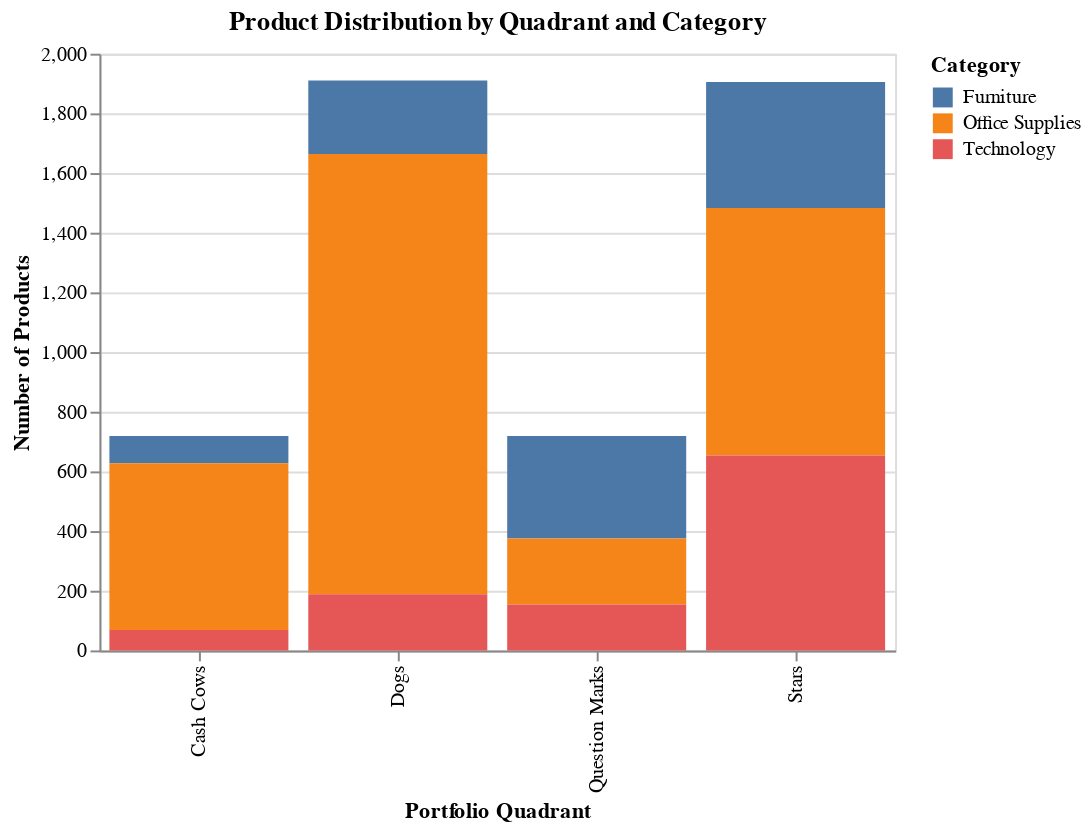
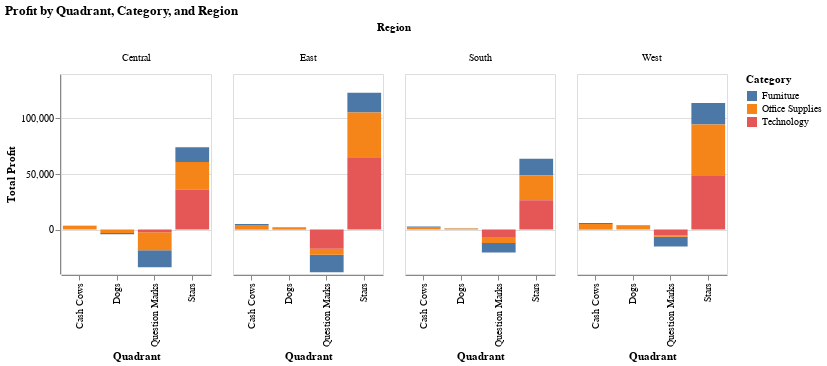

The notebook cell these images were saved under, in order:
### Code cell
# prompt: Using dataframe: quadrant_region_summary How are Office Supplies, Technology, and Furniture distributed across the four quadrants? Analyze by region and by total.

import pandas as pd
import altair as alt

# Simplified SQL query for regional portfolio analysis
regional_portfolio_query = f"""
WITH ProductMetrics AS (
    SELECT
        region,
        category,
        product_name,
        SUM(profit) AS total_profit,
        SUM(sales) AS total_sales
    FROM `{FULL_TABLE_ID}`
    WHERE category IN ('Office Supplies', 'Technology', 'Furniture')
    GROUP BY region, category, product_name
),
Quartiles AS (
    SELECT *,
        NTILE(4) OVER (PARTITION BY region ORDER BY total_profit) AS profit_quartile,
        NTILE(4) OVER (PARTITION BY region ORDER BY total_sales) AS sales_quartile
    FROM ProductMetrics
)
SELECT
    region,
    category,
    product_name,
    total_profit,
    total_sales,
    CASE
        WHEN profit_quartile >= 3 AND sales_quartile >= 3 THEN 'Stars'
        WHEN profit_quartile >= 3 AND sales_quartile < 3 THEN 'Cash Cows'
        WHEN profit_quartile < 3 AND sales_quartile >= 3 THEN 'Question Marks'
        ELSE 'Dogs'
    END AS quadrant
FROM Quartiles
"""

# Execute query and get results
results_df = client.query(regional_portfolio_query).to_dataframe()

# Function to format monetary values
def format_money(df, columns):
    """Format specified columns as currency"""
    formatted_df = df.copy()
    for col in columns:
        if col in formatted_df.columns:
            formatted_df[col] = formatted_df[col].apply(
                lambda x: f"${x:,.2f}" if pd.notnull(x) else None
            )
    return formatted_df

# Analysis 1: Summary by Region, Quadrant, and Category
regional_summary = results_df.groupby(['region', 'quadrant', 'category']).agg({
    'product_name': 'count',
    'total_profit': 'sum',
    'total_sales': 'sum'
}).rename(columns={'product_name': 'product_count'}).reset_index()

# Analysis 2: Overall Summary by Quadrant and Category (across all regions)
overall_summary = results_df.groupby(['quadrant', 'category']).agg({
    'product_name': 'count',
    'total_profit': 'sum',
    'total_sales': 'sum'
}).rename(columns={'product_name': 'product_count'}).reset_index()

# Display raw results
print("=== Regional Summary (Raw Numbers) ===")
print(regional_summary)

print("\n=== Overall Summary (Raw Numbers) ===")
print(overall_summary)

# Display formatted results
print("\n=== Regional Summary (Formatted) ===")
print(format_money(regional_summary, ['total_profit', 'total_sales']))

print("\n=== Overall Summary (Formatted) ===")
print(format_money(overall_summary, ['total_profit', 'total_sales']))

# Visualization 1: Product count by quadrant and category
chart1 = alt.Chart(overall_summary).mark_bar().encode(
    x=alt.X('quadrant:O', title='Portfolio Quadrant'),
    y=alt.Y('product_count:Q', title='Number of Products'),
    color=alt.Color('category:N', title='Category'),
    tooltip=['quadrant', 'category', 'product_count', 'total_profit', 'total_sales']
).properties(
    title='Product Distribution by Quadrant and Category',
    width=400,
    height=300
)

# Visualization 2: Regional profit distribution
chart2 = alt.Chart(regional_summary).mark_bar().encode(
    x=alt.X('quadrant:O', title='Quadrant'),
    y=alt.Y('total_profit:Q', title='Total Profit'),
    color=alt.Color('category:N', title='Category'),
    column=alt.Column('region:N', title='Region'),
    tooltip=['region', 'quadrant', 'category', 'product_count', 'total_profit']
).properties(
    title='Profit by Quadrant, Category, and Region',
    width=150,
    height=200
)

# Display charts
chart1.show()
chart2.show()

### Figure 1 — Vega-Lite specification as saved in the notebook (floating-point values rounded to 4 significant figures)
{"config": {"view": {"continuousWidth": 300, "continuousHeight": 300}}, "data": {"name": "data-401a87298bd17190453c536f75caa5b0"}, "mark": {"type": "bar"}, "encoding": {"color": {"field": "category", "title": "Category", "type": "nominal"}, "tooltip": [{"field": "quadrant", "type": "nominal"}, {"field": "category", "type": "nominal"}, {"field": "product_count", "type": "quantitative"}, {"field": "total_profit", "type": "quantitative"}, {"field": "total_sales", "type": "quantitative"}], "x": {"field": "quadrant", "title": "Portfolio Quadrant", "type": "ordinal"}, "y": {"field": "product_count", "title": "Number of Products", "type": "quantitative"}}, "height": 300, "title": "Product Distribution by Quadrant and Category", "width": 400, "$schema": "https://vega.github.io/schema/vega-lite/v5.20.1.json", "datasets": {"data-401a87298bd17190453c536f75caa5b0": [{"quadrant": "Cash Cows", "category": "Furniture", "product_count": 92, "total_profit": 2278.0, "total_sales": 6641.0}, {"quadrant": "Cash Cows", "category": "Office Supplies", "product_count": 559, "total_profit": 13140.0, "total_sales": 33400.0}, {"quadrant": "Cash Cows", "category": "Technology", "product_count": 68, "total_profit": 1562.0, "total_sales": 4778.0}, {"quadrant": "Dogs", "category": "Furniture", "product_count": 246, "total_profit": -330.9, "total_sales": 9125.0}, {"quadrant": "Dogs", "category": "Office Supplies", "product_count": 1476, "total_profit": 3059.0, "total_sales": 36390.0}, {"quadrant": "Dogs", "category": "Technology", "product_count": 188, "total_profit": 247.9, "total_sales": 8210.0}, {"quadrant": "Question Marks", "category": "Furniture", "product_count": 344, "total_profit": -48370.0, "total_sales": 286400.0}, {"quadrant": "Question Marks", "category": "Office Supplies", "product_count": 221, "total_profit": -28160.0, "total_sales": 137900.0}, {"quadrant": "Question Marks", "category": "Technology", "product_count": 154, "total_profit": -31780.0, "total_sales": 118300.0}, {"quadrant": "Stars", "category": "Furniture", "product_count": 422, "total_profit": 64880.0, "total_sales": 439900.0}, {"quadrant": "Stars", "category": "Office Supplies", "product_count": 830, "total_profit": 134500.0, "total_sales": 511400.0}, {"quadrant": "Stars", "category": "Technology", "product_count": 653, "total_profit": 175400.0, "total_sales": 704900.0}]}}

### Figure 2 — Vega-Lite specification as saved in the notebook (floating-point values rounded to 4 significant figures)
{"config": {"view": {"continuousWidth": 300, "continuousHeight": 300}}, "data": {"name": "data-85632c9114e993c02a895dc334e65441"}, "mark": {"type": "bar"}, "encoding": {"color": {"field": "category", "title": "Category", "type": "nominal"}, "column": {"field": "region", "title": "Region", "type": "nominal"}, "tooltip": [{"field": "region", "type": "nominal"}, {"field": "quadrant", "type": "nominal"}, {"field": "category", "type": "nominal"}, {"field": "product_count", "type": "quantitative"}, {"field": "total_profit", "type": "quantitative"}], "x": {"field": "quadrant", "title": "Quadrant", "type": "ordinal"}, "y": {"field": "total_profit", "title": "Total Profit", "type": "quantitative"}}, "height": 200, "title": "Profit by Quadrant, Category, and Region", "width": 150, "$schema": "https://vega.github.io/schema/vega-lite/v5.20.1.json", "datasets": {"data-85632c9114e993c02a895dc334e65441": [{"region": "Central", "quadrant": "Cash Cows", "category": "Furniture", "product_count": 11, "total_profit": 206.8, "total_sales": 610.7}, {"region": "Central", "quadrant": "Cash Cows", "category": "Office Supplies", "product_count": 183, "total_profit": 3005.0, "total_sales": 8265.0}, {"region": "Central", "quadrant": "Cash Cows", "category": "Technology", "product_count": 20, "total_profit": 282.3, "total_sales": 1078.0}, {"region": "Central", "quadrant": "Dogs", "category": "Furniture", "product_count": 69, "total_profit": -1125.0, "total_sales": 2051.0}, {"region": "Central", "quadrant": "Dogs", "category": "Office Supplies", "product_count": 322, "total_profit": -3008.0, "total_sales": 6942.0}, {"region": "Central", "quadrant": "Dogs", "category": "Technology", "product_count": 43, "total_profit": 41.91, "total_sales": 1217.0}, {"region": "Central", "quadrant": "Question Marks", "category": "Furniture", "product_count": 113, "total_profit": -15230.0, "total_sales": 72370.0}, {"region": "Central", "quadrant": "Question Marks", "category": "Office Supplies", "product_count": 74, "total_profit": -16210.0, "total_sales": 52950.0}, {"region": "Central", "quadrant": "Question Marks", "category": "Technology", "product_count": 27, "total_profit": -2439.0, "total_sales": 27000.0}, {"region": "Central", "quadrant": "Stars", "category": "Furniture", "product_count": 77, "total_profit": 13280.0, "total_sales": 88770.0}, {"region": "Central", "quadrant": "Stars", "category": "Office Supplies", "product_count": 185, "total_profit": 25090.0, "total_sales": 98870.0}, {"region": "Central", "quadrant": "Stars", "category": "Technology", "product_count": 170, "total_profit": 35810.0, "total_sales": 141100.0}, {"region": "East", "quadrant": "Cash Cows", "category": "Furniture", "product_count": 31, "total_profit": 811.4, "total_sales": 2342.0}, {"region": "East", "quadrant": "Cash Cows", "category": "Office Supplies", "product_count": 146, "total_profit": 3583.0, "total_sales": 9175.0}, {"region": "East", "quadrant": "Cash Cows", "category": "Technology", "product_count": 20, "total_profit": 556.4, "total_sales": 1605.0}, {"region": "East", "quadrant": "Dogs", "category": "Furniture", "product_count": 59, "total_profit": 317.4, "total_sales": 2349.0}, {"region": "East", "quadrant": "Dogs", "category": "Office Supplies", "product_count": 394, "total_profit": 1693.0, "total_sales": 10010.0}, {"region": "East", "quadrant": "Dogs", "category": "Technology", "product_count": 58, "total_profit": -98.27, "total_sales": 2587.0}, {"region": "East", "quadrant": "Question Marks", "category": "Furniture", "product_count": 92, "total_profit": -15670.0, "total_sales": 93310.0}, {"region": "East", "quadrant": "Question Marks", "category": "Office Supplies", "product_count": 46, "total_profit": -5296.0, "total_sales": 36960.0}, {"region": "East", "quadrant": "Question Marks", "category": "Technology", "product_count": 59, "total_profit": -17380.0, "total_sales": 38250.0}, {"region": "East", "quadrant": "Stars", "category": "Furniture", "product_count": 113, "total_profit": 17590.0, "total_sales": 110300.0}, {"region": "East", "quadrant": "Stars", "category": "Office Supplies", "product_count": 234, "total_profit": 41030.0, "total_sales": 149400.0}, {"region": "East", "quadrant": "Stars", "category": "Technology", "product_count": 163, "total_profit": 64390.0, "total_sales": 222500.0}, {"region": "South", "quadrant": "Cash Cows", "category": "Furniture", "product_count": 24, "total_profit": 426.0, "total_sales": 1410.0}, {"region": "South", "quadrant": "Cash Cows", "category": "Office Supplies", "product_count": 91, "total_profit": 1955.0, "total_sales": 4780.0}, {"region": "South", "quadrant": "Cash Cows", "category": "Technology", "product_count": 14, "total_profit": 295.3, "total_sales": 835.0}, {"region": "South", "quadrant": "Dogs", "category": "Furniture", "product_count": 41, "total_profit": 217.8, "total_sales": 1311.0}, {"region": "South", "quadrant": "Dogs", "category": "Office Supplies", "product_count": 320, "total_profit": 781.5, "total_sales": 6701.0}, {"region": "South", "quadrant": "Dogs", "category": "Technology", "product_count": 31, "total_profit": 67.36, "total_sales": 1083.0}, {"region": "South", "quadrant": "Question Marks", "category": "Furniture", "product_count": 45, "total_profit": -8663.0, "total_sales": 35220.0}, {"region": "South", "quadrant": "Question Marks", "category": "Office Supplies", "product_count": 56, "total_profit": -5305.0, "total_sales": 22170.0}, {"region": "South", "quadrant": "Question Marks", "category": "Technology", "product_count": 28, "total_profit": -6770.0, "total_sales": 38960.0}, {"region": "South", "quadrant": "Stars", "category": "Furniture", "product_count": 99, "total_profit": 14790.0, "total_sales": 79360.0}, {"region": "South", "quadrant": "Stars", "category": "Office Supplies", "product_count": 169, "total_profit": 22550.0, "total_sales": 92000.0}, {"region": "South", "quadrant": "Stars", "category": "Technology", "product_count": 123, "total_profit": 26400.0, "total_sales": 107900.0}, {"region": "West", "quadrant": "Cash Cows", "category": "Furniture", "product_count": 26, "total_profit": 834.0, "total_sales": 2278.0}, {"region": "West", "quadrant": "Cash Cows", "category": "Office Supplies", "product_count": 139, "total_profit": 4594.0, "total_sales": 11180.0}, {"region": "West", "quadrant": "Cash Cows", "category": "Technology", "product_count": 14, "total_profit": 428.2, "total_sales": 1260.0}, {"region": "West", "quadrant": "Dogs", "category": "Furniture", "product_count": 77, "total_profit": 259.3, "total_sales": 3414.0}, {"region": "West", "quadrant": "Dogs", "category": "Office Supplies", "product_count": 440, "total_profit": 3591.0, "total_sales": 12730.0}, {"region": "West", "quadrant": "Dogs", "category": "Technology", "product_count": 56, "total_profit": 236.9, "total_sales": 3324.0}, {"region": "West", "quadrant": "Question Marks", "category": "Furniture", "product_count": 94, "total_profit": -8802.0, "total_sales": 85480.0}, {"region": "West", "quadrant": "Question Marks", "category": "Office Supplies", "product_count": 45, "total_profit": -1352.0, "total_sales": 25780.0}, {"region": "West", "quadrant": "Question Marks", "category": "Technology", "product_count": 40, "total_profit": -5186.0, "total_sales": 14090.0}, {"region": "West", "quadrant": "Stars", "category": "Furniture", "product_count": 133, "total_profit": 19210.0, "total_sales": 161400.0}, {"region": "West", "quadrant": "Stars", "category": "Office Supplies", "product_count": 242, "total_profit": 45780.0, "total_sales": 171200.0}, {"region": "West", "quadrant": "Stars", "category": "Technology", "product_count": 197, "total_profit": 48820.0, "total_sales": 233300.0}]}}
